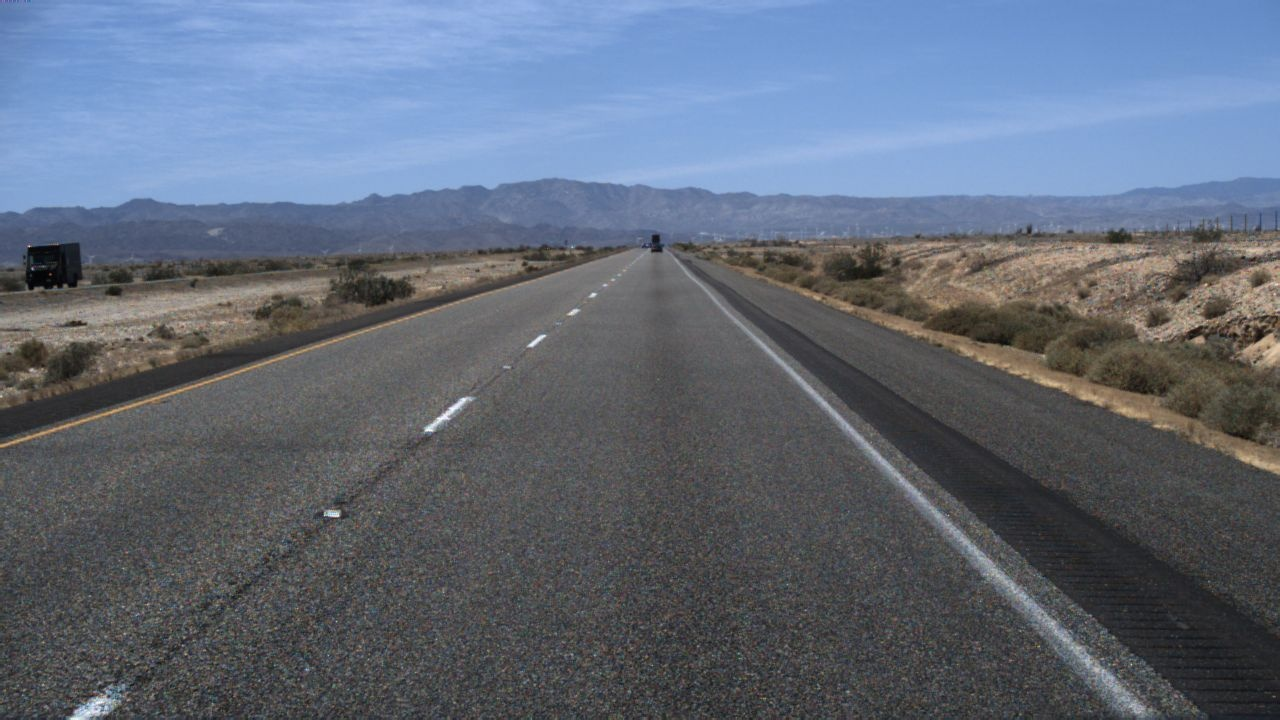
#> input picture BirdEyeView/1.jpg, 1280 x 720 px
$ python sliding_window.py
#> lines starting #> are read from the running program, lines starting #| are printed output that depends on the picture; after the words box and inside, x2 and y2 are one past the last pixel; in counts of white or black regions, pixels touching at a corner belong together
### BirdEyeView/lane_detection.py
import numpy as np
import cv2
import matplotlib.pyplot as plt
import matplotlib.animation as animation
import calibration
import bird_eye_view
import os
from tqdm import tqdm

def process_image(image_path, m_transformation, x_range, y_range, bev_pixel_interval, camera_height, x_roi):
#> called with image_path = '1.jpg', m_transformation = array of shape (4, 4), x_range = (10, 50), y_range = (-20, 20), bev_pixel_interval = (0.05, 0.05), camera_height = 1.5, x_roi = (300, 500)
    image = cv2.imread(image_path)
#> image is the input picture: shape (720, 1280, 3); mean B, G, R 120.6, 105.7, 96.7
    image = cv2.cvtColor(image, cv2.COLOR_BGR2RGB)
    image_shape = (image.shape[1], image.shape[0])

    map_matrix = bird_eye_view.get_map_matrix(m_transformation, x_range, y_range, bev_pixel_interval, camera_height)
    bev_image = bird_eye_view.make_bev_image(image, map_matrix)
    hsl_image = cv2.cvtColor(bev_image, cv2.COLOR_RGB2HLS)
#> hsl_image: shape (800, 800, 3); mean of channels 0, 1, 2 31.6, 71.2, 16.8

    green_channel = bev_image[:, :, 1]
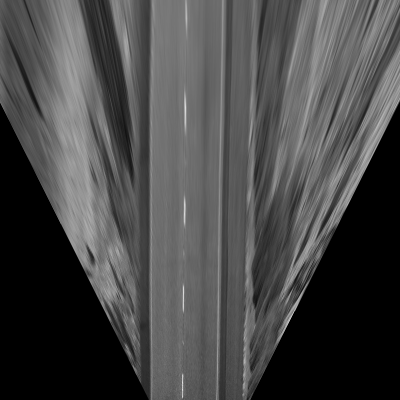
#> green_channel: shape (800, 800) (shown at 1/2 size); min 0, max 240, mean 71.3
    lightness_channel = hsl_image[:, :, 1]

    blur = cv2.GaussianBlur(lightness_channel, (5, 5), 0)
    edge = cv2.Canny(blur, 30, 100)
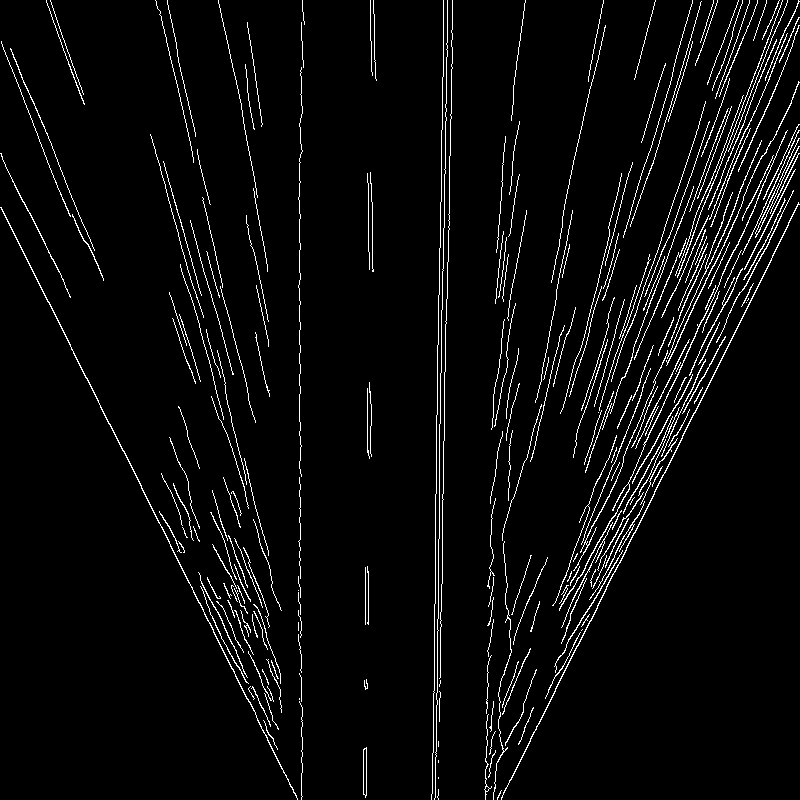
#> edge: shape (800, 800); 4.2% white in thin lines or dots

    x_roi_mask = np.zeros_like(edge, dtype=np.uint8)
    x_roi_mask = cv2.rectangle(x_roi_mask, (x_roi[0], 0), (x_roi[1], x_roi_mask.shape[0]), (255, 255), -1)
    edge_roi = cv2.bitwise_and(edge, edge, mask=x_roi_mask)
#> edge_roi: shape (800, 800); 0.7% white in thin lines or dots, all inside (x1, y1, x2, y2) = (300, 0, 501, 800)
    edge_roi = edge_roi[:, x_roi[0]:x_roi[1]]
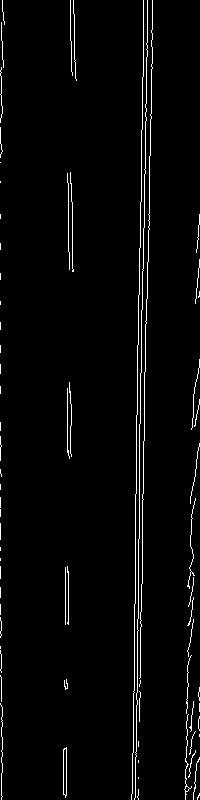
#> edge_roi: shape (800, 200); 2.8% white in thin lines or dots

    return bev_image, edge_roi

# [37 lines that do not run on import are left out]

### BirdEyeView/bird_eye_view.py
import numpy as np
import cv2
import matplotlib.pyplot as plt
import calibration

def get_map_matrix(m_transformation: np.ndarray, x_range: tuple[float, float], y_range: tuple[float, float],
                   bev_pixel_interval: tuple[float, float], camera_height: float) -> np.ndarray:
    """
    Bird's Eye View 변환을 위한 매핑 행렬을 생성합니다.
    Args:
        m_transformation (np.ndarray): 4x4 변환 행렬
        x_range (tuple[float, float]): x축 범위 (최소값, 최대값)
        y_range (tuple[float, float]): y축 범위 (최소값, 최대값)
        bev_pixel_interval (tuple[float, float]): BEV 이미지의 픽셀 간격 (x간격, y간격)
        camera_height (float): 카메라 높이
    Returns:
        np.ndarray: BEV 변환을 위한 매핑 행렬 (높이 x 너비 x 2)
    """
    x_samples = np.arange(x_range[0], x_range[1], bev_pixel_interval[0])[::-1]
    y_samples = np.arange(y_range[0], y_range[1], bev_pixel_interval[1])[::-1]
    output_height = len(x_samples)
    output_width = len(y_samples)

    world_points = np.column_stack([np.repeat(x_samples, output_width), np.tile(y_samples, output_height)])
    world_points = np.hstack([world_points, -camera_height * np.ones((world_points.shape[0], 1)), np.ones((world_points.shape[0], 1))])
    projected_points = world_points @ m_transformation
    projected_points = projected_points[:, :2] / projected_points[:, 2:3]
    map_matrix = projected_points.reshape(output_height, output_width, 2)

    return map_matrix

def make_bev_image(image: np.ndarray, map_matrix: np.ndarray) -> np.ndarray:
    """
    매핑 행렬을 사용하여 Bird's Eye View 이미지를 생성합니다.
    Args:
        image (np.ndarray): 원본 이미지 (HxWx3)
        map_matrix (np.ndarray): BEV 변환을 위한 매핑 행렬 (HxWx2)
    Returns:
        np.ndarray: Bird's Eye View로 변환된 이미지
    """
    image_shape = (image.shape[1], image.shape[0])
    output_height = map_matrix.shape[0]
    output_width = map_matrix.shape[1]
    projected_points = map_matrix.reshape(-1, 2)

    bev_image = np.zeros((output_height, output_width, 3), dtype=np.uint8)

    valid_mask = (0 <= projected_points[:, 0]) & (projected_points[:, 0] <= image_shape[0] - 1) & \
                (0 <= projected_points[:, 1]) & (projected_points[:, 1] <= image_shape[1] - 1)
    valid_points = projected_points[valid_mask]

    floor_coords = np.floor(valid_points).astype(np.int32)
    dists = valid_points - floor_coords

    x0, y0 = floor_coords[:, 0], floor_coords[:, 1]
    x1 = x0 + 1
    y1 = y0 + 1

    left_top_colors = image[y0, x0]
    right_top_colors = image[y0, x1]
    left_bottom_colors = image[y1, x0]
    right_bottom_colors = image[y1, x1]

    dx = dists[:, 0:1]
    dy = dists[:, 1:2]

    interpolated = (left_top_colors * (1 - dx) * (1 - dy) +
                right_top_colors * dx * (1 - dy) +
                left_bottom_colors * (1 - dx) * dy +
                right_bottom_colors * dx * dy)

    bev_image.reshape(-1, 3)[valid_mask] = interpolated

    return bev_image

# [42 lines that do not run on import are left out]

### BirdEyeView/calibration.py
import numpy as np

def get_rotation_matrix_x(theta: float) -> np.ndarray:
    """
    X축을 기준으로 회전 행렬을 생성합니다.
    Args:
        theta (float): 회전 각도 (라디안)
    Returns:
        np.ndarray: 4x4 회전 행렬
    """
    sin_theta = np.sin(theta)
    cos_theta = np.cos(theta)

    m_rotation = np.array([
        [1, 0, 0, 0],
        [0, cos_theta, -sin_theta, 0],
        [0, sin_theta, cos_theta, 0],
        [0, 0, 0, 1]
    ])

    return m_rotation

def get_rotation_matrix_y(theta: float) -> np.ndarray:
    """
    Y축을 기준으로 회전 행렬을 생성합니다.
    Args:
        theta (float): 회전 각도 (라디안)
    Returns:
        np.ndarray: 4x4 회전 행렬
    """
    sin_theta = np.sin(theta)
    cos_theta = np.cos(theta)

    m_rotation = np.array([
        [cos_theta, 0, sin_theta, 0],
        [0, 1, 0, 0],
        [-sin_theta, 0, cos_theta, 0],
        [0, 0, 0, 1]
    ])

    return m_rotation

def get_rotation_matrix_z(theta: float) -> np.ndarray:
    """
    Z축을 기준으로 회전 행렬을 생성합니다.
    Args:
        theta (float): 회전 각도 (라디안)
    Returns:
        np.ndarray: 4x4 회전 행렬
    """
    sin_theta = np.sin(theta)
    cos_theta = np.cos(theta)

    m_rotation = np.array([
        [cos_theta, -sin_theta, 0, 0],
        [sin_theta, cos_theta, 0, 0],
        [0, 0, 1, 0],
        [0, 0, 0, 1]
    ])

    return m_rotation

def get_rotation_matrix(rotation: np.ndarray) -> np.ndarray:
    """
    3차원 회전 벡터를 이용하여 3차원 회전 행렬을 생성합니다.
    Args:
        rotation (np.ndarray): [roll, pitch, yaw] 회전 벡터 (라디안)
    Returns:
        np.ndarray: 4x4 회전 행렬
    """
    roll, pitch, yaw = rotation
    m_rotation = get_rotation_matrix_z(yaw) @ get_rotation_matrix_y(pitch) @ get_rotation_matrix_x(roll)
    return m_rotation

def get_translation_matrix(translation: np.ndarray) -> np.ndarray:
    """
    이동 행렬을 생성합니다.
    Args:
        translation (np.ndarray): [x, y, z] 이동 벡터
    Returns:
        np.ndarray: 4x4 이동 행렬
    """
    x, y, z = translation
    m_translation = np.array([
        [1, 0, 0, x],
        [0, 1, 0, y],
        [0, 0, 1, z],
        [0, 0, 0, 1]
    ])
    return m_translation

def get_extrinsic_matrix(axis_rotation: np.ndarray, translation: np.ndarray, rotation: np.ndarray) -> np.ndarray:
    """
    외부 파라미터 행렬을 생성합니다.
    Args:
        axis_rotation (np.ndarray): [roll, pitch, yaw] 회전 벡터 (라디안)
        translation (np.ndarray): [x, y, z] 이동 벡터
        rotation (np.ndarray): [roll, pitch, yaw] 회전 벡터 (라디안)
    Returns:
        np.ndarray: 4x4 외부 파라미터 행렬
    """
    m_extrinsic = get_rotation_matrix(rotation) @ get_translation_matrix(translation) @ get_rotation_matrix(axis_rotation)
    return m_extrinsic

def get_intrinsic_matrix(fov: float, aspect: float) -> np.ndarray:
    """
    내부 파라미터 행렬을 생성합니다.
    (2*aspect, 2) 크기의 투영 평면에 점을 투영합니다.
    Args:
        fov (float): 대각선 FOV (라디안)
        aspect (float): 투영 평면의 가로세로 비율
    Returns:
        np.ndarray: 4x4 내부 파라미터 행렬
    """
    focal_length = np.sqrt(1 + aspect**2) / np.tan(fov / 2)

    # 카메라에 따라 fx, fy를 사용하는 것이 더 정확한 경우도 있음
    fov_y = 2 * np.arctan(1 / focal_length)
    fov_x = 2 * np.arctan(aspect / focal_length)

    fy = 1 / np.tan(fov_y / 2)
    fx = 1 / np.tan(fov_x / 2)

    u0 = aspect
    v0 = 1

    m_intrinsic = np.array([
        [focal_length, 0, u0, 0],
        [0, focal_length, v0, 0],
        [0, 0, 1, 0],
        [0, 0, 0, 1]
    ])

    return m_intrinsic

def get_expand_matrix(image_height: int) -> np.ndarray:
    """
    이미지 확장 행렬을 생성합니다.
    Args:
        image_height (int): 이미지 높이
    Returns:
        np.ndarray: 4x4 확장 행렬
    """
    m_expand = np.array([
        [image_height / 2, 0, 0, 0],
        [0, image_height / 2, 0, 0],
        [0, 0, 1, 0],
        [0, 0, 0, 1]
    ])

    return m_expand

def get_transformation_matrix(image_shape: tuple[int, int], fov: float,
                            axis_rotation: np.ndarray, translation: np.ndarray, rotation: np.ndarray) -> np.ndarray:
    """
    3D 좌표를 2D 이미지 좌표로 변환하는 변환 행렬을 생성합니다.
    Args:
        image_shape (tuple[int, int]): 이미지 크기 (너비, 높이)
        fov (float): 시야각 (라디안)
        axis_rotation (np.ndarray): [roll, pitch, yaw] 회전 벡터 (라디안)
        translation (np.ndarray): [x, y, z] 이동 벡터
        rotation (np.ndarray): [roll, pitch, yaw] 회전 벡터 (라디안)
    Returns:
        np.ndarray: 4x4 변환 행렬
    """
    m_extrinsic = get_extrinsic_matrix(axis_rotation, translation, rotation)
    m_intrinsic = get_intrinsic_matrix(fov, image_shape[0] / image_shape[1])
    m_expand = get_expand_matrix(image_shape[1])

    m_transformation = m_expand @ m_intrinsic @ m_extrinsic

    return m_transformation

# [47 lines left out: functions project_points, inverse_project_points, not called in this run]

# [31 lines that do not run on import are left out]


### BirdEyeView/sliding_window.py
import numpy as np
import cv2
import matplotlib.pyplot as plt

class SlidingWindow:
    def __init__(self, shape, position):
        self.shape = shape
        self.position = position
        self.lane = np.array([0, 0])

    def get_vertices(self):
        x_start = int(self.position[0] - self.shape[0] / 2)
        x_end = int(self.position[0] + self.shape[0] / 2)
        y_start = int(self.position[1] - self.shape[1] / 2)
        y_end = int(self.position[1] + self.shape[1] / 2)

        return ((x_start, y_start), (x_end, y_end))

class SlidingWindowHolder:
    def __init__(self, image, window_count, window_width, offset=50):
#> called with window_count = 10, window_width = 40, offset = 35
        self.image = image
        self.image_shape = np.array((image.shape[1], image.shape[0]))
        self.window_count = window_count
        self.window_shape = np.array((window_width, self.image_shape[1] / window_count))

        self.left_windows = []
        self.right_windows = []

        left_position = self.image_shape[0] / 2 - offset
        right_position = self.image_shape[0] - left_position
        height_position = self.image_shape[1] - self.window_shape[1] / 2

        for _ in range(window_count):
            self.left_windows.append(SlidingWindow(self.window_shape, np.array((left_position, height_position))))
            self.right_windows.append(SlidingWindow(self.window_shape, np.array((right_position, height_position))))
            height_position -= self.window_shape[1]

    def get_lane(self):
        for i, left_window in enumerate(self.left_windows):
            start_pos, end_pos = left_window.get_vertices()

            area = self.image[start_pos[1]:end_pos[1], start_pos[0]:end_pos[0]]

            lane_indices = np.where(area > 0)
            lane_center = None
            if lane_indices[0].size > 0:
                lane_center = np.mean(lane_indices, axis=1)[::-1]
            else:
                lane_center = left_window.shape / 2

            lane_center -= left_window.shape / 2
            self.left_windows[i].position[0] += lane_center[0]
#> this loop made 10 passes
#> (lane_indices, lane_center) on passes 1, 2, 3, 5, 6, 7: (102 positions, rows 27 to 77, columns 18 to 21, [-0.451, 11.52]), (23 positions, rows 39 to 49, columns 19 to 22, [0.478, 4.22]), (121 positions, rows 6 to 64, columns 20 to 23, [1.49, -4.69]), (119 positions, rows 0 to 58, columns 22 to 26, [3.75, -10.92]), (32 positions, rows 62 to 79, columns 22 to 25, [3.53, 31.69]), (64 positions, rows 0 to 31, columns 23 to 28, [5.45, -24.5])

        for i, right_window in enumerate(self.right_windows):
            start_pos, end_pos = right_window.get_vertices()

            area = self.image[start_pos[1]:end_pos[1], start_pos[0]:end_pos[0]]

            lane_indices = np.where(area > 0)
            lane_center = None
            if lane_indices[0].size > 0:
                lane_center = np.mean(lane_indices, axis=1)[::-1]
            else:
                lane_center = right_window.shape / 2

            lane_center -= right_window.shape / 2
            self.right_windows[i].position[0] += lane_center[0]
#> this loop made 10 passes
#> (lane_indices, lane_center) on passes 1 to 7: (184 positions, rows 0 to 79, columns 16 to 24, [-0.587, 0.837]), (235 positions, rows 0 to 79, columns 18 to 25, [1.61, -0.651]), (240 positions, rows 0 to 79, columns 19 to 27, [2.77, -0.5]), (240 positions, rows 0 to 79, columns 20 to 28, [3.7, -0.5]), (240 positions, rows 0 to 79, columns 21 to 29, [4.67, -0.5]), (240 positions, rows 0 to 79, columns 22 to 31, [5.89, -0.5]), (240 positions, rows 0 to 79, columns 23 to 33, [7.68, -0.5])
#> pass 1, in get_lane, `area = self.image[start_pos[1]:end_pos[1], start_pos[0]:end_pos[0]]`:
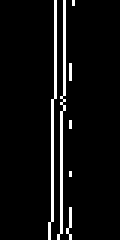
#> area: shape (80, 40) (shown 3 times larger); 5.8% white in thin lines or dots, all inside (x1, y1, x2, y2) = (16, 0, 25, 80)

    def print_windows(self, image=None):
        image = np.zeros((self.image.shape[0], self.image.shape[1], 3), dtype=np.uint8)


        for window in self.left_windows + self.right_windows:
            start_point, end_point = window.get_vertices()

            cv2.rectangle(image, start_point, end_point, (255, 255, 255), 1)
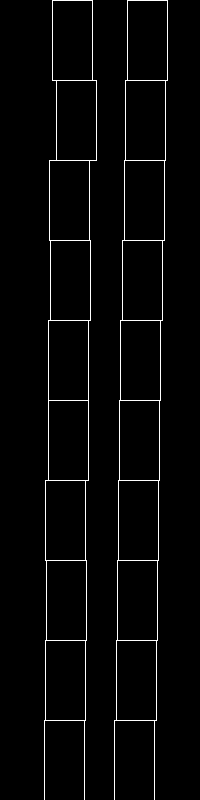
#> image: shape (800, 200, 3); 2.5% white in thin lines or dots, all inside (x1, y1, x2, y2) = (44, 0, 168, 800)

            # lane_point = window.lane + window.position
            # cv2.circle(image, (int(lane_point[0]), int(lane_point[1])), 5, (0, 0, 255), -1)

        for left_window, right_window in zip(self.left_windows, self.right_windows):
            lane_center = (left_window.position + right_window.position) / 2
            cv2.circle(image, (int(lane_center[0]), int(lane_center[1])), 5, (0, 0, 255), -1)
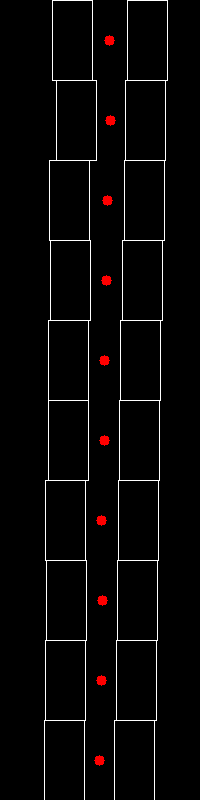
#> image: shape (800, 200, 3); 0.51% of pixels changed, all inside (x1, y1, x2, y2) = (94, 35, 116, 766); drawn as B, G, R

        return image

if __name__ == "__main__":
    from lane_detection import process_image
    from calibration import get_transformation_matrix

    axis_rotation = (90, -90, 0)
    translation = (0, 0, 0) # camera 위치 기준
    rotation = (5.16, 0, 0)
    fov_degree = 60
    camera_height = 1.5
    image_shape = (1280, 720)

    x_range = (10, 50)
    y_range = (-20, 20)
    bev_pixel_interval = (0.05, 0.05)

    result_shape = np.ceil(((y_range[1] - y_range[0]) / bev_pixel_interval[1], (x_range[1] - x_range[0]) / bev_pixel_interval[0])).astype(np.int32)

    x_roi = (300, 500)
    m_transformation = get_transformation_matrix(image_shape, np.deg2rad(fov_degree), np.deg2rad(axis_rotation), translation, np.deg2rad(rotation)).T

    bev_image, edge_roi = process_image("1.jpg", m_transformation, x_range, y_range, bev_pixel_interval, camera_height, x_roi)

    holder = SlidingWindowHolder(edge_roi, 10, 40, offset=35)

    holder.get_lane()
    result_image = holder.print_windows()
    mask = result_image > 0
    bev_image[:, 300:500, :][mask] = result_image[mask]
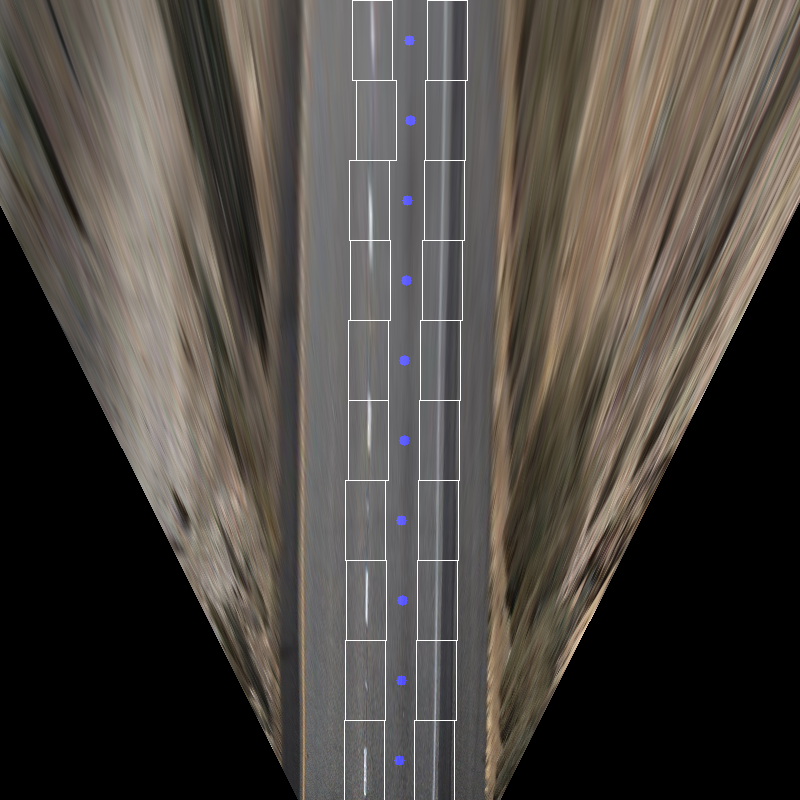
#> bev_image: shape (800, 800, 3); mean R, G, B 77.6, 72.3, 66.7
    bev_image = np.clip(bev_image, 0, 255).astype(np.uint8)
    print(result_image.shape)
#| (800, 200, 3)
    plt.figure(figsize=(10, 5))
    plt.imshow(bev_image)
    plt.title("Sliding Windows")
    plt.show()
